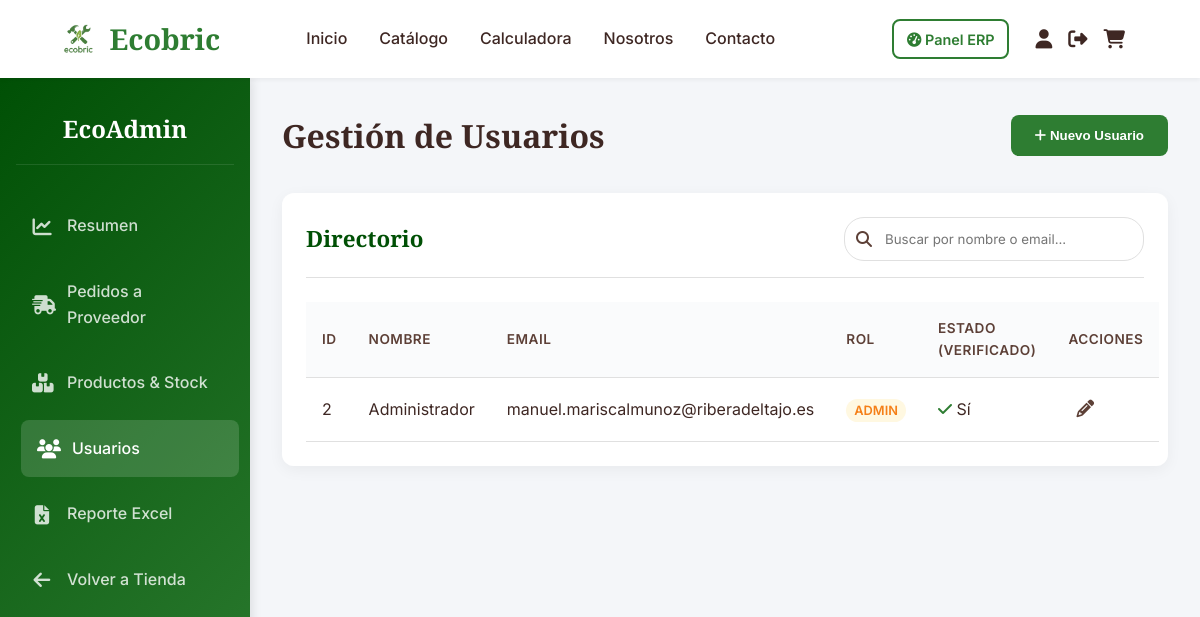
The app's page /paginas/admin_usuarios.php (signed in), older data.
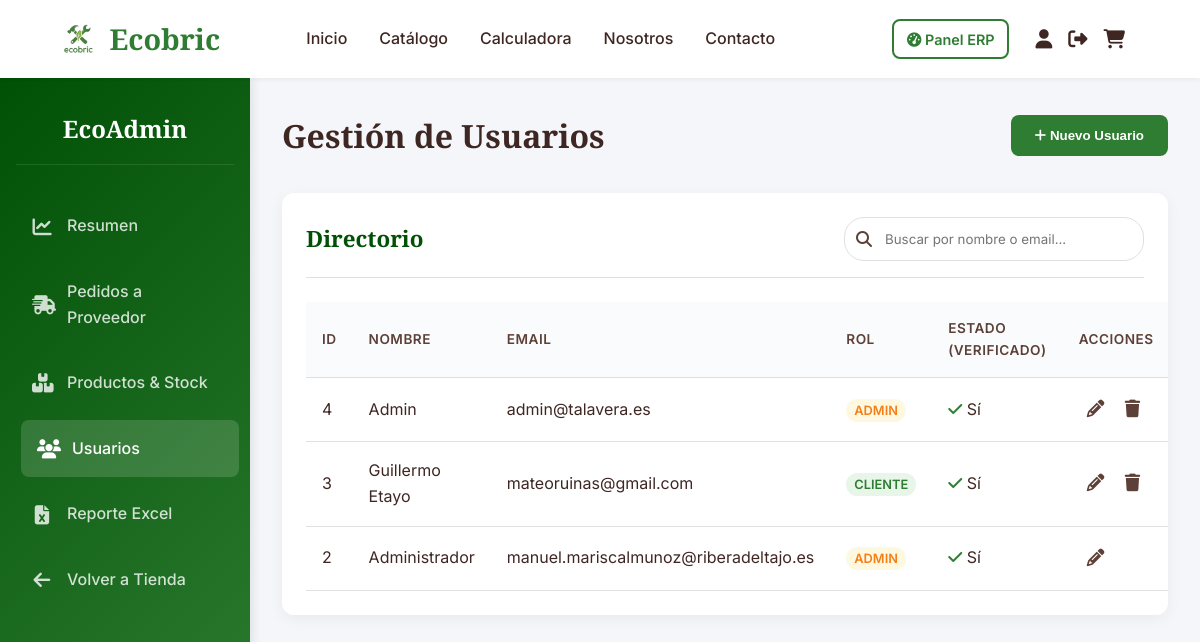
The same page, newer data.
### tables this page shows
CREATE TABLE `usuarios` (
  `id` int(11) NOT NULL,
  `rol_id` int(11) NOT NULL,
  `nombre` varchar(100) NOT NULL,
  `email` varchar(150) NOT NULL,
  `contrasena` varchar(255) NOT NULL,
  `token_verificacion` varchar(255) DEFAULT NULL,
  `esta_verificado` tinyint(1) DEFAULT 0,
  `direccion_predeterminada` varchar(255) DEFAULT NULL,
  `creado_en` timestamp NOT NULL DEFAULT current_timestamp()
);

CREATE TABLE `roles` (
  `id` int(11) NOT NULL,
  `nombre` varchar(50) NOT NULL
);

### paginas/admin_usuarios.php (the view, shortened to what this page needs)
<?php
require_once '../config/db.php';
$stmt = $pdo->query("SELECT u.*, r.nombre as rol_nombre FROM usuarios u JOIN roles r ON u.rol_id = r.id ORDER BY u.creado_en DESC");
$usuarios = $stmt->fetchAll();
?>
<!DOCTYPE html>
<html lang="es">
<head>
    <link rel="stylesheet" href="https://cdnjs.cloudflare.com/ajax/libs/font-awesome/6.4.0/css/all.min.css">
    <link rel="stylesheet" href="../css/styles.css?v=<?php echo time(); ?>">
    <link rel="stylesheet" href="../css/admin.css?v=<?php echo time(); ?>">
</head>
<body>
    <?php include '../includes/header.php'; ?>
    <div class="admin-dashboard">
        <aside class="admin-sidebar">
            <div class="admin-sidebar-header">
                <h2>EcoAdmin</h2>
            </div>
            <ul class="admin-nav">
                <li><a href="admin_dashboard.php"><i class="fa-solid fa-chart-line"></i> Resumen</a></li>
                <li><a href="admin_compras_proveedor.php"><i class="fa-solid fa-truck-fast"></i> Pedidos a Proveedor</a>
                </li>
                <li><a href="admin_productos.php"><i class="fa-solid fa-boxes-stacked"></i> Productos & Stock</a></li>
                <li><a href="admin_usuarios.php" class="active"><i class="fa-solid fa-users"></i> Usuarios</a></li>
                <li><a href="#" id="btn-export-excel-modal"><i class="fa-solid fa-file-excel"></i> Reporte Excel</a>
                </li>
                <li><a href="../index.php"><i class="fa-solid fa-arrow-left"></i> Volver a Tienda</a></li>
            </ul>
        </aside>
        <main class="admin-content">
            <div class="admin-header">
                <h1>Gestión de Usuarios</h1>
                <button class="btn btn-primary" onclick="openModal()"><i class="fa-solid fa-plus"></i> Nuevo
                    Usuario</button>
            </div>
            <div class="admin-panel-section">
                <div class="admin-panel-header">
                    <h2>Directorio</h2>
                    <div class="search-bar">
                        <i class="fa-solid fa-search"></i>
                        <input type="text" id="searchInput" placeholder="Buscar por nombre o email..."
                            onkeyup="filterTable()">
                    </div>
                </div>
                <table class="admin-table" id="usersTable">
                    <thead>
                        <tr>
                            <th>ID</th>
                            <th>Nombre</th>
                            <th>Email</th>
                            <th>Rol</th>
                            <th>Estado (Verificado)</th>
                            <th>Acciones</th>
                        </tr>
                    </thead>
                    <tbody>
                        <?php foreach ($usuarios as $u): ?>
                            <tr>
                                <td>
                                    <?php echo $u['id']; ?>
                                </td>
                                <td class="searchable">
                                    <?php echo htmlspecialchars($u['nombre']); ?>
                                </td>
                                <td class="searchable">
                                    <?php echo htmlspecialchars($u['email']); ?>
                                </td>
                                <td><span
                                        class="status-badge <?php echo $u['rol_id'] == 1 ? 'status-warning' : 'status-active'; ?>">
                                        <?php echo strtoupper($u['rol_nombre']); ?>
                                    </span></td>
                                <td>
                                    <?php echo $u['esta_verificado'] ? '<i class="fa-solid fa-check" style="color:var(--primary-color);"></i> Sí' : '<i class="fa-solid fa-xmark" style="color:var(--danger);"></i> No'; ?>
                                </td>
                                <td>
                                    <button class="btn-action edit"
                                        onclick="editUser(<?php echo htmlspecialchars(json_encode($u)); ?>)"
                                        title="Editar"><i class="fa-solid fa-pencil"></i></button>
                                    <?php if ($u['id'] != $_SESSION['user_id']): ?>
                                        <button class="btn-action delete" onclick="confirmDelete(<?php echo $u['id']; ?>)"
                                            title="Eliminar"><i class="fa-solid fa-trash"></i></button>
                                    <?php endif; ?>
                                </td>
                            </tr>
                        <?php endforeach; ?>
                    </tbody>
                </table>
            </div>
        </main>
    </div>
</body>
</html>

### includes/header.php (shortened to what this page needs)
<?php
$base_path = strpos($_SERVER['SCRIPT_NAME'], '/paginas/') !== false ? '../' : '';
?>
<!DOCTYPE html>
<html lang="es">
<head>
    <link rel="stylesheet" href="https://cdnjs.cloudflare.com/ajax/libs/font-awesome/6.4.0/css/all.min.css">
    <link rel="stylesheet" href="<?php echo $base_path; ?>css/styles.css?v=<?php echo time(); ?>">
</head>
<body>
    <header class="main-header">
        <div class="container header-container">
            <a href="<?php echo $base_path; ?>index.php" class="logo"
                style="display: flex; align-items: center; gap: 10px;">
                <img src="<?php echo $base_path; ?>img/logo.png" alt="Ecobric Logo"
                    style="height: 40px; width: auto; object-fit: contain;">
                <span>Ecobric</span>
            </a>
            <nav class="main-nav">
                <ul>
                    <li><a href="<?php echo $base_path; ?>index.php">Inicio</a></li>
                    <li><a href="<?php echo $base_path; ?>paginas/catalogo.php">Catálogo</a></li>
                    <li><a href="<?php echo $base_path; ?>paginas/calculadora.php">Calculadora
                    <li><a href="<?php echo $base_path; ?>paginas/nosotros.php">Nosotros</a></li>
                    <li><a href="<?php echo $base_path; ?>paginas/contacto.php">Contacto</a></li>
                </ul>
            </nav>
            <div class="header-actions">
                <?php if (isset($_SESSION['user_id'])): ?>
                    <?php if (isset($_SESSION['user_role']) && $_SESSION['user_role'] == 1): ?>
                        <a href="<?php echo $base_path; ?>paginas/admin_dashboard.php" class="btn btn-outline"
                            style="padding: 0.4rem 0.8rem; font-size: 0.9rem; margin-right: 10px;">
                            <i class="fa-solid fa-gauge-high"></i> Panel ERP
                        </a>
                    <?php endif; ?>
                    <a href="<?php echo $base_path; ?>paginas/perfil.php" class="btn-icon" title="Mi Perfil"><i
                            class="fa-solid fa-user"></i></a>
                    <a href="<?php echo $base_path; ?>paginas/logout_process.php"
                        onclick="return confirm('¿Estás seguro de que deseas cerrar sesión?');" class="btn-icon"
                        title="Cerrar Sesión"><i class="fa-solid fa-sign-out-alt"></i></a>
                <?php else: ?>
                    <a href="<?php echo $base_path; ?>paginas/login.php" class="btn-icon" title="Iniciar Sesión"><i
                            class="fa-solid fa-user"></i></a>
                <?php endif; ?>
                <a href="<?php echo $base_path; ?>paginas/carrito.php" class="btn-icon cart-icon"
                    style="margin-right: 15px;">
                    <i class="fa-solid fa-shopping-cart"></i>
                </a>
            </div>
        </div>
    </header>
    <main class="main-content">

### css/styles.css (style rules this page uses)
:root { --primary-color: #2e7d32; --primary-light: #60ad5e; --primary-dark: #005005; --accent-color: #8d6e63; --bg-light: #f9fbe7; --text-dark: #3e2723; --text-muted: #5d4037; --white: #ffffff; --danger: #d32f2f; --warning: #fbc02d; --border-color: #e0e0e0; --font-heading: 'Playfair Display', serif; --font-body: 'Inter', sans-serif; --shadow-sm: 0 2px 4px rgba(0, 0, 0, 0.05); --shadow-md: 0 4px 8px rgba(0, 0, 0, 0.1); --shadow-lg: 0 10px 20px rgba(0, 0, 0, 0.15); --border-radius: 8px; --transition: all 0.3s ease; }
* { margin: 0; padding: 0; box-sizing: border-box; }
body { font-family: var(--font-body); color: var(--text-dark); background-color: var(--bg-light); line-height: 1.6; display: flex; flex-direction: column; min-height: 100vh; }
h1, h2, h3, h4, h5, h6 { font-family: var(--font-heading); color: var(--primary-dark); margin-bottom: 1rem; }
a { color: var(--primary-color); text-decoration: none; transition: var(--transition); }
.container { width: 90%; max-width: 1200px; margin: 0 auto; }
.btn { display: inline-block; padding: 0.8rem 1.5rem; border-radius: var(--border-radius); font-weight: 600; cursor: pointer; text-align: center; border: none; transition: var(--transition); }
.btn-primary { background-color: var(--primary-color); color: var(--white); }
.btn-outline { background-color: transparent; border: 2px solid var(--primary-color); color: var(--primary-color); }
.main-header { background-color: var(--white); box-shadow: var(--shadow-sm); position: sticky; top: 0; z-index: 1000; }
.header-container { display: flex; justify-content: space-between; align-items: center; padding: 1rem 0; }
.logo { font-family: var(--font-heading); font-size: 1.8rem; font-weight: 700; color: var(--primary-color); display: flex; align-items: center; gap: 0.5rem; }
.main-nav ul { list-style: none; display: flex; gap: 2rem; }
.main-nav a { color: var(--text-dark); font-weight: 500; position: relative; }
.main-nav a::after { content: ''; position: absolute; bottom: -5px; left: 0; width: 0; height: 2px; background-color: var(--primary-color); transition: var(--transition); }
.header-actions { display: flex; gap: 1rem; align-items: center; }
.btn-icon { color: var(--text-dark); font-size: 1.2rem; position: relative; }
.main-content { flex: 1; }

Row changes from the older to the newer data that the page shows:
added usuarios: id "4", nombre "Admin", email "admin@talavera.es", rol.nombre "ADMIN", esta_verificado 1 (drawn)
added usuarios: id "3", nombre "Guillermo Etayo", email "mateoruinas@gmail.com", rol.nombre "CLIENTE", esta_verificado 1 (drawn)
